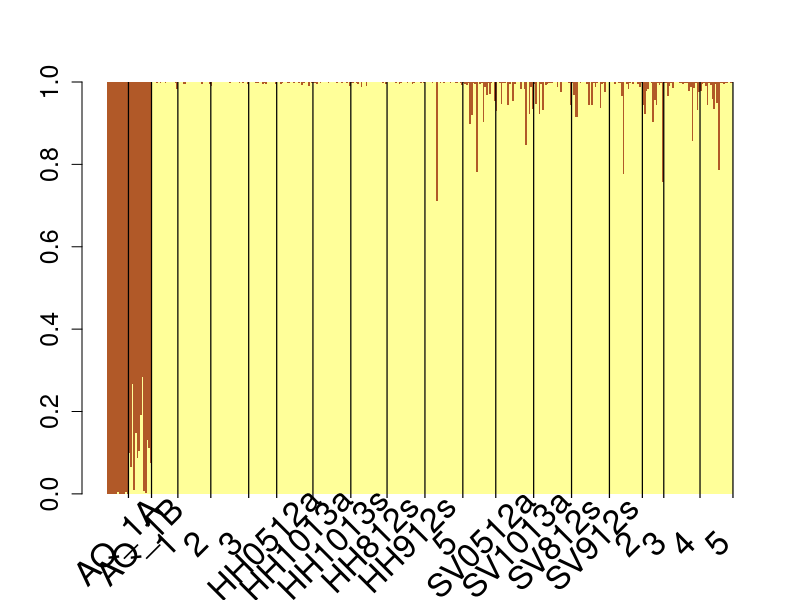

Source code (R):
#setwd("/local/workdir/yc2644/CV_NYC_ddRAD/structure")
setwd("~/Github/LIS-oyster-admixture/ddRAD/structure")

library(RColorBrewer)
library(tidyverse)

str <- read_csv("n380_structure.csv")

q <- as.data.frame(str)[,3:4]
pop <- as.data.frame(str)[, 1:2]

ord <- c(1:380)


# labels <- c("Aquac1","Aquac2","PM","TPZ","IRV","HH0512a","HH1013a","HH1013s","HH812s","HH912s","PRA",
#             "SV0512a","SV1013a","SV812s","SV912s","WFM","RI","AB","NTC")

labels <- c("AQ_1A","AQ_1B","1","2","3","HH0512a","HH1013a","HH1013s","HH812s","HH912s","5",
            "SV0512a","SV1013a","SV812s","SV912s","2","3","4","5")

barplot(t(q)[,ord], col=c("#FFFF99", "#B15928"), space=0, border=NA, 
        #xlab="Population Sample", 
        #ylab = "Admixture proportions for K=2", 
        #cex.lab = 2, 
        cex.axis = 1.5)
text(sort(tapply(1:380, pop[,1], mean)), -0.12, labels=labels, xpd=T, srt=45, cex=2)
abline(v=cumsum(sapply(unique(pop[ord,1]),function(x){sum(pop[ord,1]==x)})),col=1,lwd=1.2)

brewer.pal(n=12, name = "Paired")
